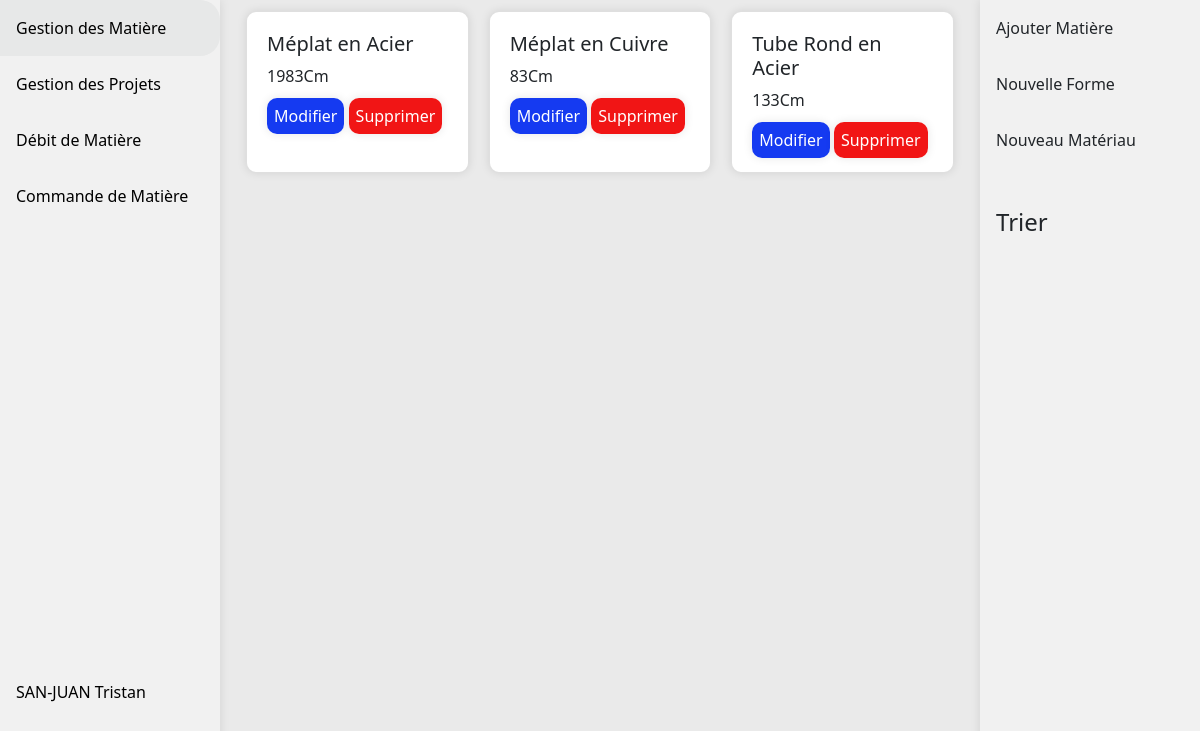
/vue/TEST.PHP (signed in), run on the app's committed database.
### tables this page shows
CREATE TABLE IF NOT EXISTS `matiere` (
  `id_matiere` int NOT NULL AUTO_INCREMENT,
  `ref_materiau` int NOT NULL,
  `ref_forme` int NOT NULL,
  `longueur` int NOT NULL,
  `hauteur` int DEFAULT NULL,
  `epaisseur` int DEFAULT NULL,
  `largeur` int DEFAULT NULL,
  `diametre` int DEFAULT NULL,
  PRIMARY KEY (`id_matiere`),
  KEY `fk_piece_materiau` (`ref_materiau`),
  KEY `fk_piece_forme` (`ref_forme`)
);

CREATE TABLE IF NOT EXISTS `forme` (
  `id_forme` int NOT NULL AUTO_INCREMENT,
  `libelle` varchar(99) NOT NULL,
  `img` varchar(200) NOT NULL,
  `longueur` tinyint(1) NOT NULL,
  `largeur` tinyint(1) NOT NULL,
  `epaisseur` tinyint(1) NOT NULL,
  `diametre` tinyint(1) NOT NULL,
  `hauteur` tinyint(1) NOT NULL,
  PRIMARY KEY (`id_forme`)
);

CREATE TABLE IF NOT EXISTS `materiau` (
  `id_materiau` int NOT NULL AUTO_INCREMENT,
  `libelle` varchar(100) NOT NULL,
  PRIMARY KEY (`id_materiau`)
);

### src/bdd/SQLConnexion.php (called while the page is built)
<?php
class SQLConnexion
{
    private $conn;
    public function __construct()
    {
        $servername = "localhost";
        $username = "root";
        $password = "";
        $bddname = "sak_estrelin";
        try {
            $this->conn = new PDO("mysql:host=$servername;dbname=" . $bddname, $username, $password);
            $this->conn->setAttribute(PDO::ATTR_ERRMODE, PDO::ERRMODE_EXCEPTION);
        } catch (PDOException $e) {
        }
    }
    public function conbdd(): PDO
    {
        return $this->conn;
    }
}

### vue/TEST.PHP (the view, shortened to what this page needs)
<!DOCTYPE html>
<html lang="en" xmlns="http://www.w3.org/1999/html">
<head>
    <link href="https://cdn.jsdelivr.net/npm/bootstrap@5.1.3/dist/css/bootstrap.min.css" rel="stylesheet">
    <link rel="stylesheet" href="https://use.fontawesome.com/releases/v6.4.2/css/all.css" />
    <link rel="stylesheet" href="https://cdn.datatables.net/1.13.7/css/jquery.dataTables.css" />
    <link rel="stylesheet" href="../assets/css/styles.css"/>
</head>
<body>
<?php
include '../src/bdd/SQLConnexion.php';
$conn = new SQLConnexion();
?>
<div class="side-bar-big">
    <a href="main/gestionMatiere.php">Gestion des Matière</a>
    <a href="main/gestionProjet.php">Gestion des Projets</a>
    <a href="main/debitMatiere.php">Débit de Matière</a>
    <a href="main/commandeMatiere.php">Commande de Matière</a>
    <a class="account" href="#"><?=$_SESSION['nom'] . " " . $_SESSION['prenom']?></a>
</div>
<div class="side-bar-action">
    <a>Ajouter Matière</a>
    <a>Nouvelle Forme</a>
    <a>Nouveau Matériau</a>
    <br>
    <h4 class="side-bar-title">Trier</h4>
</div>
<div class="content">
<?php
$req = $conn->conbdd()->query("SELECT * FROM matiere");
$res = $req->fetchAll();
foreach ($res as $matiere) {
    ?>
    <div class="case card">
        <h5 class="card-title"><?php
            $requete = $conn->conbdd()->prepare("SELECT libelle FROM materiau WHERE id_materiau = :id");
            $requete->execute(['id' => $matiere['ref_materiau']]);
            $result = $requete->fetch();
            $materiau = $result['libelle'];
            $requete = $conn->conbdd()->prepare("SELECT libelle FROM forme WHERE id_forme = :id");
            $requete->execute(['id' => $matiere['ref_forme']]);
            $result = $requete->fetch();
            $forme = $result['libelle'];
            echo $forme . " en " . $materiau;
            ?></h5>
        <p class="card-text"><?= $matiere['longueur'] . "Cm"?></p>
        <a id="btn-edit" onclick="afficher(<?=$matiere['id_matiere']?>)" class="case-edit">Modifier</a>
        <a id="btn-delete" onclick="afficherSupprimer(<?=$matiere['id_matiere']?>)" class="case-delete">Supprimer</a>
    </div>
<?php
}
?>
</div>
</body>
</html>

### assets/css/styles.css (style rules this page uses)
html, body { height: 100%; background-color: #eaeaea; }
.side-bar-title { margin: 16px; }
.side-bar-action { right: 0; margin: 0; padding: 0; width: 220px; background-color: #f1f1f1; position: fixed; height: 100%; overflow: auto; box-shadow: 0 0 10px rgba(0, 0, 0, 0.1); }
.side-bar-action a { display: block; color: black; padding: 16px; text-decoration: none; }
.side-bar-big { margin: 0; padding: 0; width: 220px; background-color: #f1f1f1; position: fixed; height: 100%; overflow: auto; box-shadow: 0 0 10px rgba(0, 0, 0, 0.1); }
.side-bar-big a { display: block; color: black; padding: 16px; text-decoration: none; }
.side-bar-big a.account { display: block; color: black; padding: 16px; text-decoration: none; margin-top: 200%; }
div.content { background-color: #eaeaea; margin-right:220px; margin-left: 220px; padding: 1px 16px; }
.content { display: flex; flex-wrap: wrap; }
.case { margin: 10px; width: calc(33.33% - 20px); background-color: #fff; padding: 20px; border-radius: 10px; box-shadow: 0 0 10px rgba(0, 0, 0, 0.1); display: inline-block; box-sizing: border-box; }
.case-delete { border-top-right-radius: 10px; border-bottom-right-radius: 10px; border-top-left-radius: 10px; border-bottom-left-radius: 10px; color: white; text-decoration: none; background-color: #f11515; padding: 7px; box-shadow: 0 0 10px rgba(0, 0, 0, 0.1); }
.case-edit { border-top-right-radius: 10px; border-bottom-right-radius: 10px; border-top-left-radius: 10px; border-bottom-left-radius: 10px; color: white; text-decoration: none; background-color: #153af1; padding: 7px; box-shadow: 0 0 10px rgba(0, 0, 0, 0.1); }

### data on the page
matiere: ref_forme.libelle "Méplat", ref_materiau.libelle "Acier", longueur "1983"
matiere: ref_forme.libelle "Méplat", ref_materiau.libelle "Cuivre", longueur "83"
matiere: ref_forme.libelle "Tube Rond", ref_materiau.libelle "Acier", longueur "133"

### other printed values
$_SESSION['nom'] "SAN-JUAN"
$_SESSION['prenom'] "Tristan"
